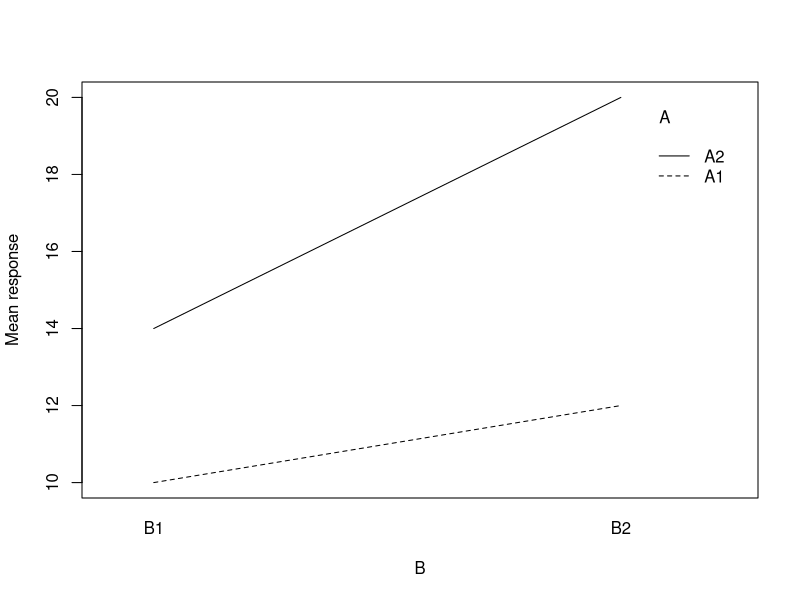

Recreate this plot in R.
# CPSC 440 Learning Atlas: standalone teaching example
# Chapter 14, section: factorial-interaction-worked
# Run in a fresh R session; no external packages or data files are needed.
# Read the lesson for assumptions, data provenance, and interpretation.

d <- data.frame(
  A=factor(rep(c("A1","A2"),each=4)),
  B=factor(rep(c("B1","B1","B2","B2"),2)),
  y=c(9,11,11,13,13,15,19,21))
# The asterisk includes both main effects and their interaction.
fit <- aov(y ~ A*B,data=d)
summary(fit)
with(d,interaction.plot(B,A,y,ylab="Mean response"))
